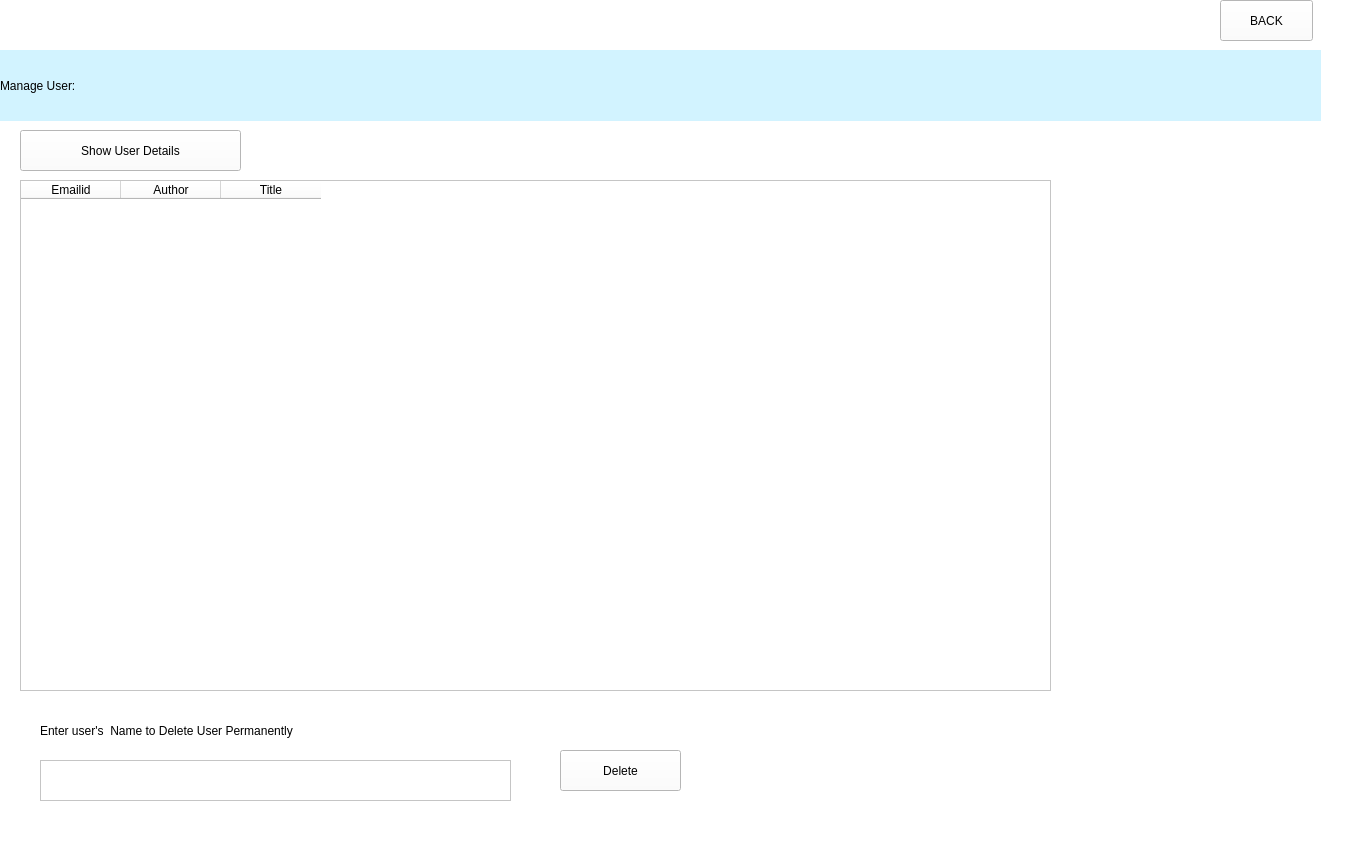
<?xml version="1.0" encoding="UTF-8"?>
<ui version="4.0">
 <class>MainWindow</class>
 <widget class="QMainWindow" name="MainWindow">
  <property name="geometry">
   <rect>
    <x>0</x>
    <y>0</y>
    <width>1348</width>
    <height>855</height>
   </rect>
  </property>
  <property name="windowTitle">
   <string>MainWindow</string>
  </property>
  <property name="styleSheet">
   <string notr="true">background-color: rgb(255, 255, 255);</string>
  </property>
  <widget class="QWidget" name="centralwidget">
   <widget class="QTableWidget" name="tableWidget">
    <property name="geometry">
     <rect>
      <x>20</x>
      <y>180</y>
      <width>1031</width>
      <height>511</height>
     </rect>
    </property>
    <property name="styleSheet">
     <string notr="true">font: 14pt &quot;MS Shell Dlg 2&quot;;</string>
    </property>
    <column>
     <property name="text">
      <string>Emailid</string>
     </property>
    </column>
    <column>
     <property name="text">
      <string>Author</string>
     </property>
    </column>
    <column>
     <property name="text">
      <string>Title</string>
     </property>
    </column>
   </widget>
   <widget class="QLabel" name="label">
    <property name="geometry">
     <rect>
      <x>40</x>
      <y>710</y>
      <width>491</width>
      <height>41</height>
     </rect>
    </property>
    <property name="styleSheet">
     <string notr="true">font: 14pt &quot;MS Shell Dlg 2&quot;;</string>
    </property>
    <property name="text">
     <string>Enter user's  Name to Delete User Permanently</string>
    </property>
   </widget>
   <widget class="QPlainTextEdit" name="plainTextEdit">
    <property name="geometry">
     <rect>
      <x>40</x>
      <y>760</y>
      <width>471</width>
      <height>41</height>
     </rect>
    </property>
    <property name="styleSheet">
     <string notr="true">font: 12pt &quot;MS Shell Dlg 2&quot;;</string>
    </property>
   </widget>
   <widget class="QPushButton" name="pushButton">
    <property name="geometry">
     <rect>
      <x>560</x>
      <y>750</y>
      <width>121</width>
      <height>41</height>
     </rect>
    </property>
    <property name="styleSheet">
     <string notr="true">font: 75 14pt &quot;MS Shell Dlg 2&quot;;</string>
    </property>
    <property name="text">
     <string>Delete</string>
    </property>
   </widget>
   <widget class="QPushButton" name="pushButton_2">
    <property name="geometry">
     <rect>
      <x>20</x>
      <y>130</y>
      <width>221</width>
      <height>41</height>
     </rect>
    </property>
    <property name="styleSheet">
     <string notr="true">font: 75 12pt &quot;MS Shell Dlg 2&quot;;</string>
    </property>
    <property name="text">
     <string>Show User Details</string>
    </property>
   </widget>
   <widget class="QPushButton" name="pushButton_3">
    <property name="geometry">
     <rect>
      <x>1220</x>
      <y>0</y>
      <width>93</width>
      <height>41</height>
     </rect>
    </property>
    <property name="styleSheet">
     <string notr="true">font: 75 12pt &quot;MS Shell Dlg 2&quot;;</string>
    </property>
    <property name="text">
     <string>BACK</string>
    </property>
   </widget>
   <widget class="QLabel" name="label_2">
    <property name="geometry">
     <rect>
      <x>0</x>
      <y>50</y>
      <width>1321</width>
      <height>71</height>
     </rect>
    </property>
    <property name="styleSheet">
     <string notr="true">font: 75 24pt &quot;MS Shell Dlg 2&quot;;
background-color: rgb(210, 243, 255);</string>
    </property>
    <property name="text">
     <string>Manage User:</string>
    </property>
   </widget>
  </widget>
  <widget class="QStatusBar" name="statusbar"/>
 </widget>
 <resources/>
 <connections/>
</ui>
